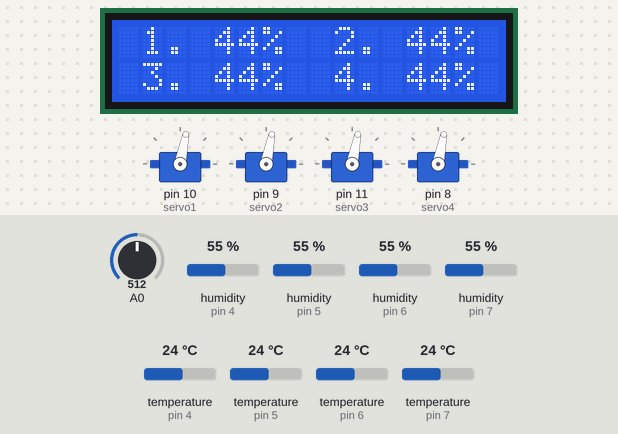
A sketch run on a simulated Arduino Mega 2560, built with avr-gcc and run on an emulated ATmega2560. On the bench: 16×2 character LCD, 4 × servo. The inputs (shaded band) are chosen by the test bench; at power-on: A0 = 512, humidity (sensors on pin 4, pin 5, pin 6, pin 7) 55 %, temperature (sensors on pin 4, pin 5, pin 6, pin 7) 24 °C. What the sketch prints to the serial monitor is not drawn.

Above: at 1.3 s.
1.4 s: A0 set to 624
3.2 s: A0 set to 642
At 5.1 s:
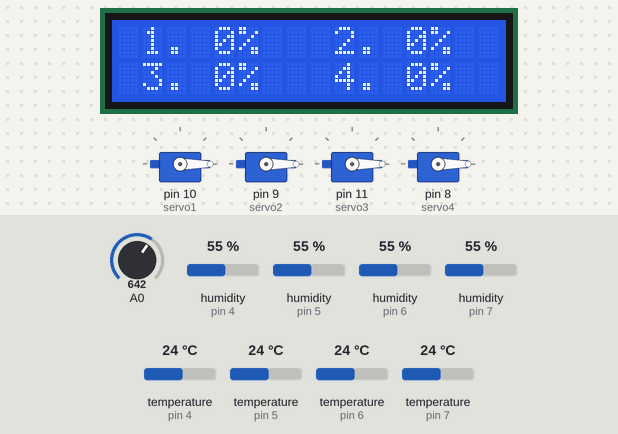
5.5 s: A0 set to 306
At 7.1 s:
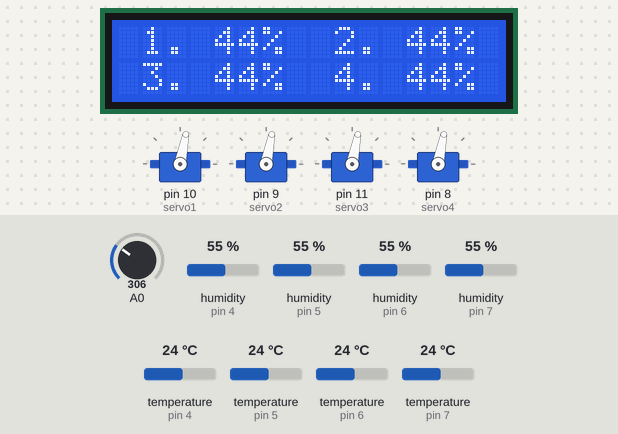
7.8 s: humidity (sensor on pin 4) set to 22 %
At 9.8 s:
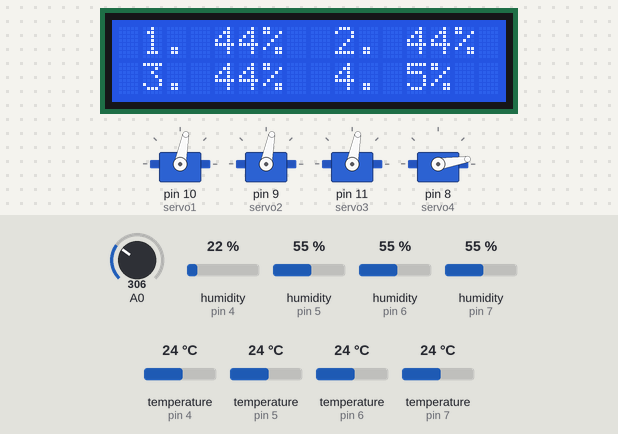
10.4 s: humidity (sensor on pin 5) set to 22 %
At 12.4 s:
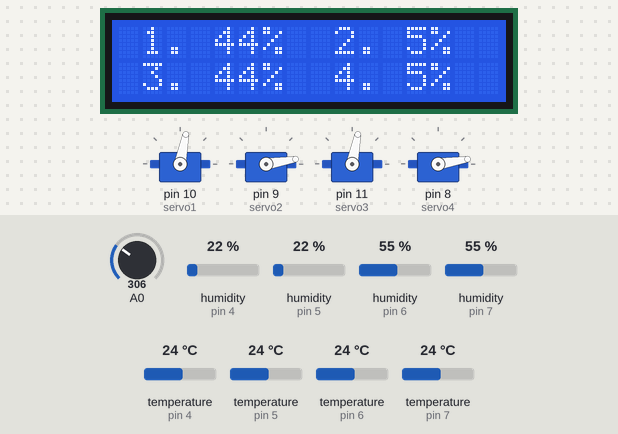
13.0 s: humidity (sensor on pin 6) set to 22 %
At 14.9 s:
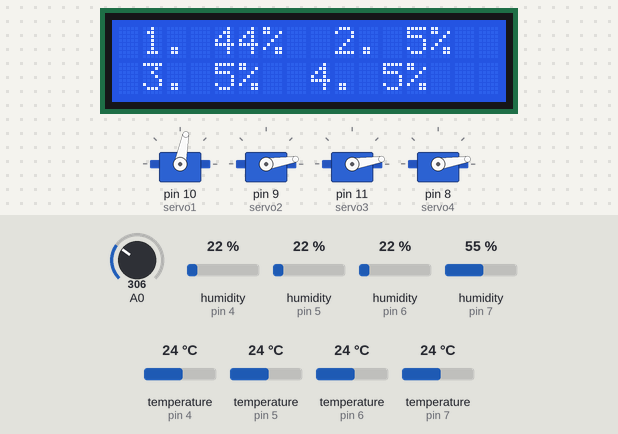
Timing chart, 0 to 16.4 s (numbered marks = the images above; inputs shaded):
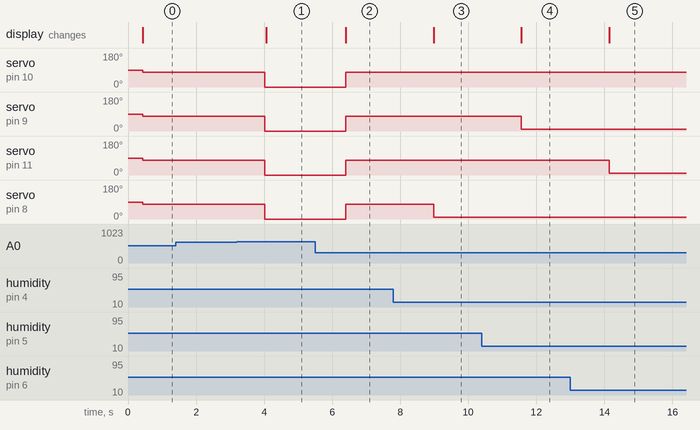

The sketch:

sketch.ino
```cpp
#include <DHT.h>
#include <Servo.h>
#include <LiquidCrystal_I2C.h>
#include<stdio.h>
#define DIMENSION 2
#define LAYER1 16
#define LAYER2 8
#define OUT_LAYER 8
double layer1_weights[LAYER1][DIMENSION] = {{ 2.95845826e+000,  3.70581235e+000},
       { 2.62680294e-151,  1.07164200e-136},
       { 1.68454723e+000,  1.48084828e-001},
       {-3.71697493e-001,  3.99229036e-001},
       {-4.13991150e+000,  1.44800993e+000},
       { 8.53281870e-001,  2.14375537e+000},
       { 4.39498957e-133, -4.57236513e-098},
       { 2.49949929e+000, -5.34739780e-001},
       { 2.05022038e+000,  4.56226909e-001},
       { 4.44919735e-165,  5.09892594e-175},
       {-1.02592115e+000,  5.62606743e-001},
       {-8.84529456e-106,  1.16763444e-137},
       { 1.16865229e+000,  2.49084092e+000},
       {-2.48378582e+000,  2.61039197e+000},
       {-1.12685780e+000,  5.92053689e-001},
       {-1.52749588e+000,  2.11379273e+000}};
double layer1_bias[] = {-0.40701188, -0.15120029, -0.28479596, -0.61686449, -0.04499721,
        -0.82102903,  0.34871346, -0.22889616, -0.49628442,  0.44222855,
        -0.98829103, -4.30817704,  0.88600191, -0.34990473, -0.26829206,
         0.0134266 };

double layer2_weights[LAYER2][LAYER1] = {{-5.41265446e-001,  5.66518419e-124,  1.09741561e+000,
        -1.45759796e-001,  2.50662851e+000, -1.85629459e+000,
         6.40856407e-177, -1.87732991e-001},
       { 3.40952564e+000, -1.25183800e-103,  1.20222100e+000,
        -8.94811723e-003,  2.71523692e+000,  8.54769739e-001,
         3.16043931e-145,  1.98162405e+000},
       {-4.34539424e+000, -5.31111317e-179,  1.71026036e+000,
        -2.34782663e-001, -5.96463650e+000, -5.53329850e-001,
         1.61220283e-111,  1.33463399e+000},
       { 4.05294487e+000,  2.19274267e-107,  1.08968116e+000,
        -3.66372688e-001,  3.90360829e+000,  6.66827908e-001,
         1.91819701e-107,  1.89632659e+000},
       { 4.58219508e+000,  2.09822413e-143,  8.13524206e-001,
        -2.85093029e-001,  2.44821652e+000, -1.40172824e+000,
        -5.35005832e-111,  1.02238004e+000},
       { 3.54417762e+000,  6.62536393e-154,  1.30494027e+000,
        -5.01975766e-002,  3.28224757e+000,  9.18389620e-001,
        -3.23359536e-105,  1.57691897e+000},
       {-4.15116210e+000, -8.30264048e-123,  1.74346549e-001,
         1.11478502e-180,  3.67993926e+000, -1.68561964e+000,
         2.38634266e-117, -2.54672856e+000},
       {-5.49907549e+000, -4.46521254e-180, -6.18023749e-001,
         1.29004049e-139, -5.95615299e+000,  2.48820761e+000,
         8.47591201e-151, -9.17654212e-002}};
double layer2_bias[] = {0.55290317, -0.4743239 , -0.23624257,  0.59785689, -0.40770618,
        -0.07411662, -0.10994495, -0.41092096};

double output_layer_weights[OUT_LAYER] = {-2.4994282 ,2.36415845,-4.71240845,2.47978599,-5.79256752,2.78942908,-3.50807105,-5.54082873};
double output_layer_bias[] = {0.38697837};
// create arrays for storing the values of outputs from each layer
double out_layer_1[LAYER1];
double out_layer_2[LAYER2];

/*
Define the activation_function activation function that returns max(0, x).
*/
void activation_function(double out_layer[], int n)
{
    int i = 0;
    while(i<n)
      {
        out_layer[i] = out_layer[i] > 0.0 ? out_layer[i] : 0.0;
        i++;
      }
}

/*
Define the forward pass function that takes temperature and humidity as the input
for neural network and returns the result from the output layer
*/

double predict(double humidity, double temperature)
{
    double inputs[] = {temperature, humidity};
    double result = 0.0;

    int i, j;
  //Multiplication of layer1 weights and input matrix
    i = 0;
    while(i<LAYER1){
        out_layer_1[i] = 0.0;
        j = 0;
        while(j<DIMENSION)
          {
            out_layer_1[i] += (layer1_weights[i][j] * inputs[j]);
            j++;
          }
        i++;
    }

    //adding layer1 bias
    i = 0;
    while(i<LAYER1)
    {
        out_layer_1[i] += layer1_bias[i];
        i++;
    }
    activation_function(out_layer_1, LAYER1);

    //Multiplication of layer2 weights and previous output layer
    i = 0;
    while(i<LAYER2)
    {
        out_layer_2[i] = 0.0;
        j = 0;
        while(j<LAYER1)
          {
            out_layer_2[i] += (layer2_weights[i][j] * out_layer_1[j]);
            j++;
          }
        i++;
    }
    //adding bias of layer2
    i = 0;
    while(i<LAYER2)
    {
        out_layer_2[i] += layer2_bias[i];
        i++;
    }
    activation_function(out_layer_2, LAYER2);

    i = 0;
    while(i<OUT_LAYER)
    {
        result += (out_layer_2[i] * output_layer_weights[i]);
        i++;
    }
    //adding bias of output layer
    result += output_layer_bias[0];

    result = result > 0.0 ? result : 0.0;

    return result;
}

LiquidCrystal_I2C lcd(0x27,16,2);  // set the LCD address to 0x27 for a 16 chars and 2 line display

#define DHTPIN1 7
#define DHTPIN2 5
#define DHTPIN3 6
#define DHTPIN4 4
const float GAMMA = 0.7;
const float RL10 = 50;

void read_temp_humid();
int water_level_in_all_motors(int [], int [], int);

DHT dht[] = {{DHTPIN1, DHT22},{DHTPIN2, DHT22},{DHTPIN3, DHT22},{DHTPIN4, DHT22},};

float humidity[4];
float temperature[4];
int water_percent[4];
int randomNumber;

Servo servo1;
Servo servo2;
Servo servo3;
Servo servo4;

void setup()
{
  lcd.init(); // initialize the lcd
  lcd.backlight();

  Serial.begin(9600);

  dht[0].begin();
  dht[1].begin();
  dht[2].begin();
  dht[3].begin();


  servo1.attach(10);
  servo2.attach(9);
  servo3.attach(11);
  servo4.attach(8);

  lcd.clear();

  lcd.setCursor(0,0);
  lcd.print("  Submitted by  ");
  lcd.setCursor(0,1);
  lcd.print(" 211110(33_63) ");

  lcd.clear();
  lcd.setCursor(0,0);
  lcd.print(" Lets Begin the");
  lcd.setCursor(0,1);
  lcd.print("   SIMULATION   ");
}
void read_temp_humid()
{
    double min_humidity = 8.132132, max_humidity = 51.867868;
    double min_temperature = 20.000000, max_temperature = 100.000000;

  for (int i = 0; i < 4; i++)
  {
    temperature[i] = dht[i].readTemperature();
    humidity[i] = dht[i].readHumidity();
    humidity[i]  = (humidity[i] - min_humidity)/(max_humidity - min_humidity);
    temperature[i] = (temperature[i] - min_temperature)/(max_temperature- min_temperature);
  }

}

void  water_level_in_all_motors(float temp[], float humid[])
{
      for(int i=0;i<4;i++)
      {
        double h = humid[i];
        double t = temp[i];
        double w = predict(h, t);
        water_percent[i] = w;
      }
}

void convert_water_percentage_to_angle(int pos[])
{
  for (int i = 0; i < 4; i++)
  {
    pos[i] = (pos[i]*180)/100;
  }

  servo1.write(pos[0]);
  servo2.write(pos[1]);
  servo3.write(pos[2]);
  servo4.write(pos[3]);
}

void loop()
{
    int analogValue = analogRead(A0);
    float voltage = analogValue / 1024. * 5;
    float resistance = 2000 * voltage / (1 - voltage / 5);
    float lux = pow(RL10 * 1e3 * pow(10, GAMMA) / resistance, (1 / GAMMA));

   if (lux >= 50 )
   {
      read_temp_humid();
      water_level_in_all_motors(temperature, humidity);

      for (int i = 0; i < 4; i++)
      {
          Serial.print(F("Temperature_"));
          Serial.print(i+1);
          Serial.print("  :  ");
          Serial.println(temperature[i]);
          Serial.print(F("Humidity_"));
          Serial.print(i+1);
          Serial.print("  :  ");
          Serial.println(humidity[i]);
          Serial.print(F("Water Percentage_"));
          Serial.print(i+1);
          Serial.print("  :  ");
          Serial.print(water_percent[i]);
          Serial.print("%");
          Serial.println();
          // delay(1000);
      }
      lcd.clear();
      lcd.setCursor(0, 0);

      lcd.print(" 1. ");
      lcd.print(water_percent[0]);
      lcd.print("%  2. ");
      lcd.print(water_percent[1]);
      lcd.print("%");

      lcd.setCursor(0, 1);

      lcd.print(" 3. ");
      lcd.print(water_percent[2]);
      lcd.print("%  4. ");
      lcd.print(water_percent[3]);
      lcd.print("%");


      Serial.print("------------------------------\n");
      convert_water_percentage_to_angle(water_percent);

      // delay(2000);
  }

  else
  {
    // set servo motor to zero angle in all places.
    convert_water_percentage_to_angle(0);

    Serial.println("Night Time : The system is off");
    servo1.write(0);
    servo2.write(0);
    servo3.write(0);
    servo4.write(0);
      lcd.setCursor(0, 0);

      lcd.print(" 1. 0%");
      lcd.print("   2. 0%  ");
        lcd.setCursor(0, 1);

      lcd.print(" 3. 0%");
      lcd.print("   4. 0%  ");
    //print water percent on lcd
  }
  delay(1000);
}
```

Measured:
- the behaviour switches between 633 and 634 on A0 (found by bisection; images 0 and 1)
- after the input at 1.4 s, every drawn part: stays the same
- after the input at 3.2 s, servo on pin 10 (servo1), servo on pin 9 (servo2), servo on pin 11 (servo3), servo on pin 8 (servo4): 79° → 0° after 0.82 s; the display: changes after 0.86 s (image 1)
- after the input at 5.5 s, servo on pin 10 (servo1), servo on pin 9 (servo2), servo on pin 11 (servo3), servo on pin 8 (servo4): 0° → 79° after 0.89 s; the display: changes after 0.89 s (image 2)
- after the input at 7.8 s, servo on pin 8 (servo4): 79° → 9° after 1.2 s; the display: changes after 1.2 s (image 3)
- after the input at 10.4 s, servo on pin 9 (servo2): 79° → 9° after 1.2 s; the display: changes after 1.2 s (image 4)
- after the input at 13.0 s, servo on pin 11 (servo3): 79° → 9° after 1.1 s; the display: changes after 1.1 s (image 5)
